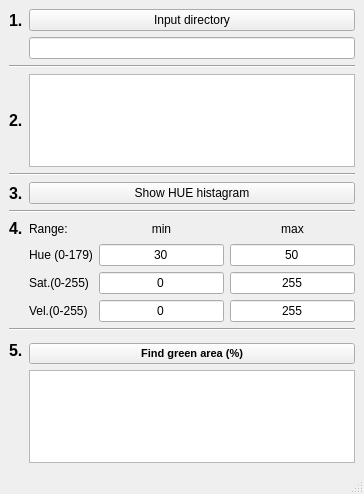
<?xml version="1.0" encoding="UTF-8"?>
<ui version="4.0">
 <class>MainWindow</class>
 <widget class="QMainWindow" name="MainWindow">
  <property name="geometry">
   <rect>
    <x>0</x>
    <y>0</y>
    <width>364</width>
    <height>494</height>
   </rect>
  </property>
  <property name="windowTitle">
   <string>MainWindow</string>
  </property>
  <widget class="QWidget" name="centralwidget">
   <layout class="QGridLayout" name="gridLayout">
    <item row="8" column="1">
     <widget class="QLabel" name="label">
      <property name="text">
       <string>Hue (0-179)</string>
      </property>
     </widget>
    </item>
    <item row="8" column="2">
     <widget class="QLineEdit" name="lineEdit_2">
      <property name="text">
       <string>30</string>
      </property>
      <property name="alignment">
       <set>Qt::AlignCenter</set>
      </property>
     </widget>
    </item>
    <item row="10" column="3">
     <widget class="QLineEdit" name="lineEdit_7">
      <property name="text">
       <string>255</string>
      </property>
      <property name="alignment">
       <set>Qt::AlignCenter</set>
      </property>
     </widget>
    </item>
    <item row="3" column="0">
     <widget class="QLabel" name="label_7">
      <property name="font">
       <font>
        <pointsize>12</pointsize>
        <weight>75</weight>
        <bold>true</bold>
       </font>
      </property>
      <property name="text">
       <string>2.</string>
      </property>
     </widget>
    </item>
    <item row="7" column="2">
     <widget class="QLabel" name="label_4">
      <property name="text">
       <string>min</string>
      </property>
      <property name="alignment">
       <set>Qt::AlignCenter</set>
      </property>
     </widget>
    </item>
    <item row="7" column="3">
     <widget class="QLabel" name="label_5">
      <property name="text">
       <string>max</string>
      </property>
      <property name="alignment">
       <set>Qt::AlignCenter</set>
      </property>
     </widget>
    </item>
    <item row="2" column="0" colspan="4">
     <widget class="Line" name="line">
      <property name="orientation">
       <enum>Qt::Horizontal</enum>
      </property>
     </widget>
    </item>
    <item row="0" column="0">
     <widget class="QLabel" name="label_6">
      <property name="font">
       <font>
        <pointsize>12</pointsize>
        <weight>75</weight>
        <bold>true</bold>
       </font>
      </property>
      <property name="text">
       <string>1.</string>
      </property>
     </widget>
    </item>
    <item row="5" column="1" colspan="3">
     <widget class="QPushButton" name="pushButton">
      <property name="text">
       <string>Show HUE histagram</string>
      </property>
     </widget>
    </item>
    <item row="7" column="0">
     <widget class="QLabel" name="label_9">
      <property name="font">
       <font>
        <pointsize>12</pointsize>
        <weight>75</weight>
        <bold>true</bold>
       </font>
      </property>
      <property name="text">
       <string>4.</string>
      </property>
     </widget>
    </item>
    <item row="9" column="3">
     <widget class="QLineEdit" name="lineEdit_5">
      <property name="text">
       <string>255</string>
      </property>
      <property name="alignment">
       <set>Qt::AlignCenter</set>
      </property>
     </widget>
    </item>
    <item row="3" column="1" colspan="3">
     <widget class="QListWidget" name="listWidget">
      <property name="font">
       <font>
        <pointsize>10</pointsize>
       </font>
      </property>
      <property name="selectionMode">
       <enum>QAbstractItemView::ExtendedSelection</enum>
      </property>
     </widget>
    </item>
    <item row="5" column="0">
     <widget class="QLabel" name="label_8">
      <property name="font">
       <font>
        <pointsize>12</pointsize>
        <weight>75</weight>
        <bold>true</bold>
       </font>
      </property>
      <property name="text">
       <string>3.</string>
      </property>
     </widget>
    </item>
    <item row="0" column="1" colspan="3">
     <widget class="QPushButton" name="pushButton_2">
      <property name="text">
       <string>Input directory</string>
      </property>
     </widget>
    </item>
    <item row="7" column="1">
     <widget class="QLabel" name="label_11">
      <property name="text">
       <string>Range:</string>
      </property>
     </widget>
    </item>
    <item row="14" column="1" colspan="3">
     <widget class="QTextBrowser" name="textBrowser"/>
    </item>
    <item row="12" column="0" rowspan="2">
     <widget class="QLabel" name="label_10">
      <property name="font">
       <font>
        <pointsize>12</pointsize>
        <weight>75</weight>
        <bold>true</bold>
       </font>
      </property>
      <property name="text">
       <string>5.</string>
      </property>
     </widget>
    </item>
    <item row="8" column="3">
     <widget class="QLineEdit" name="lineEdit_3">
      <property name="text">
       <string>50</string>
      </property>
      <property name="alignment">
       <set>Qt::AlignCenter</set>
      </property>
     </widget>
    </item>
    <item row="4" column="0" colspan="4">
     <widget class="Line" name="line_2">
      <property name="orientation">
       <enum>Qt::Horizontal</enum>
      </property>
     </widget>
    </item>
    <item row="11" column="0" colspan="4">
     <widget class="Line" name="line_4">
      <property name="orientation">
       <enum>Qt::Horizontal</enum>
      </property>
     </widget>
    </item>
    <item row="10" column="1">
     <widget class="QLabel" name="label_3">
      <property name="text">
       <string>Vel.(0-255)</string>
      </property>
     </widget>
    </item>
    <item row="9" column="2">
     <widget class="QLineEdit" name="lineEdit_4">
      <property name="text">
       <string>0</string>
      </property>
      <property name="alignment">
       <set>Qt::AlignCenter</set>
      </property>
     </widget>
    </item>
    <item row="13" column="1" colspan="3">
     <widget class="QPushButton" name="pushButton_3">
      <property name="font">
       <font>
        <pointsize>8</pointsize>
        <weight>75</weight>
        <bold>true</bold>
       </font>
      </property>
      <property name="text">
       <string>Find green area (%)</string>
      </property>
     </widget>
    </item>
    <item row="1" column="1" colspan="3">
     <widget class="QLineEdit" name="lineEdit"/>
    </item>
    <item row="6" column="0" colspan="4">
     <widget class="Line" name="line_3">
      <property name="orientation">
       <enum>Qt::Horizontal</enum>
      </property>
     </widget>
    </item>
    <item row="10" column="2">
     <widget class="QLineEdit" name="lineEdit_6">
      <property name="text">
       <string>0</string>
      </property>
      <property name="alignment">
       <set>Qt::AlignCenter</set>
      </property>
     </widget>
    </item>
    <item row="9" column="1">
     <widget class="QLabel" name="label_2">
      <property name="text">
       <string>Sat.(0-255)</string>
      </property>
     </widget>
    </item>
   </layout>
  </widget>
  <widget class="QMenuBar" name="menubar">
   <property name="geometry">
    <rect>
     <x>0</x>
     <y>0</y>
     <width>364</width>
     <height>21</height>
    </rect>
   </property>
  </widget>
  <widget class="QStatusBar" name="statusbar"/>
 </widget>
 <resources/>
 <connections/>
</ui>
